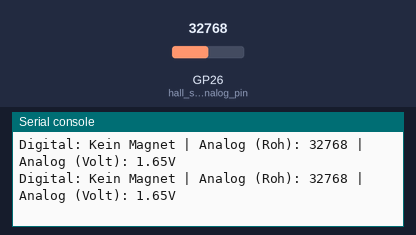
Recording of a program running on a simulated Raspberry Pi Pico running MicroPython. On the bench: the last lines printed to the serial console. The inputs (shaded band) are chosen by the test bench; at power-on: GP26 (hall_sensor_analog_pin) = 32768 (analog values on the 0–65535 scale).

Above: at 1.2 s.
1.3 s: GP26 (hall_sensor_analog_pin) set to 45874
At 1.32 s:
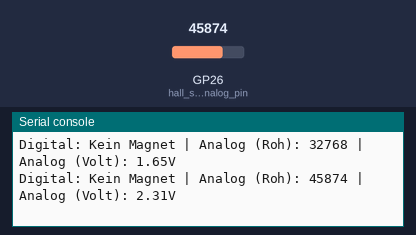
2.8 s: GP26 (hall_sensor_analog_pin) set to 57670
At 2.83 s:
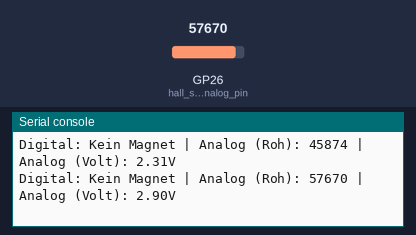
Timing chart, 0 to 5.8 s (numbered marks = the images above; inputs shaded):
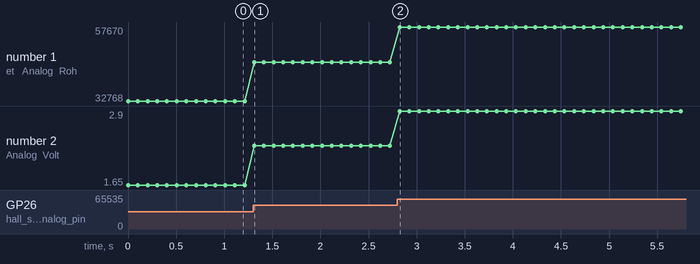

Measured:
- after the input at 1.3 s, the serial console: prints a new line at once (image 1)
- after the input at 2.8 s, the serial console: prints a new line at once (image 2)
- plotted number 1: 32768 → 45874 after the input at 1.3 s, 45874 → 57670 after the input at 2.8 s
- plotted number 2: 1.65 → 2.31 after the input at 1.3 s, 2.31 → 2.9 after the input at 2.8 s

The program:

magnet-analog.py
```python
from machine import Pin, ADC
import time

# Definiere den GPIO-Pin für den digitalen Ausgang (D0)
hall_sensor_digital_pin = Pin(15, Pin.IN)

# Definiere den GPIO-Pin für den analogen Ausgang (A0)
# GPIO 26 ist ADC0 auf dem Raspberry Pi Pico
hall_sensor_analog_pin = ADC(26)

print("Hall-Sensor-Test gestartet. Halte einen Magneten an den Sensor.")
print("Drücke Strg+C in Thonny, um das Programm zu beenden.")

try:
    while True:
        # Digitalen Wert auslesen
        digital_value = hall_sensor_digital_pin.value()

        # Analogen Wert auslesen
        # Der ADC gibt einen Rohwert zwischen 0 und 65535 (16-Bit) zurück
        analog_raw_value = hall_sensor_analog_pin.read_u16()

        # Konvertiere den Rohwert in eine Spannung (optional, aber hilfreich)
        # Der Pico hat eine 3.3V Referenzspannung für den ADC
        # Spannung = (Rohwert / 65535) * 3.3V
        analog_voltage = (analog_raw_value / 65535) * 3.3

        print(f"Digital: {'Magnet erkannt!' if digital_value == 0 else 'Kein Magnet'} | Analog (Roh): {analog_raw_value} | Analog (Volt): {analog_voltage:.2f}V")

        time.sleep(0.1) # Kurze Pause

except KeyboardInterrupt:
    print("\nProgramm beendet.")
```
